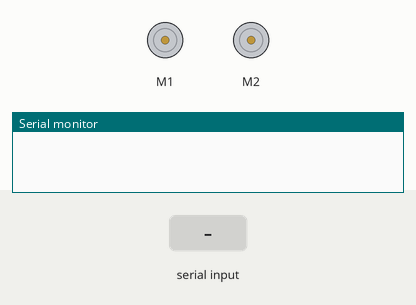
This sketch was run on a simulated Arduino Uno, built with avr-gcc and run on an emulated ATmega328P. Parts: 2 × DC motor (green arrow = forward, orange = backward, longer = faster), the last lines printed to the serial monitor. The inputs (shaded band) are chosen by the test bench.

Above: at 1.2 s.
1.3 s: "W" received over Serial
At 1.6 s:
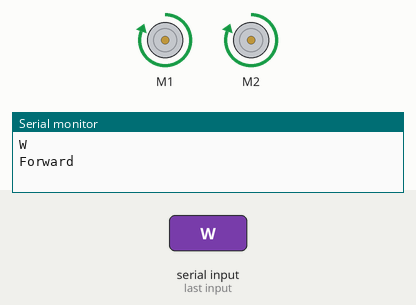
2.8 s: "D" received over Serial
At 3.9 s:
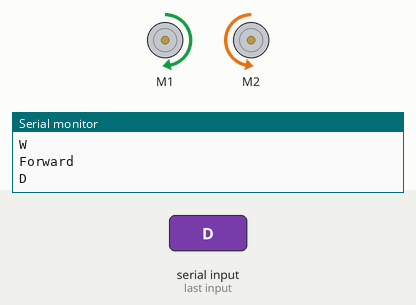
4.3 s: "S" received over Serial
At 5.0 s:
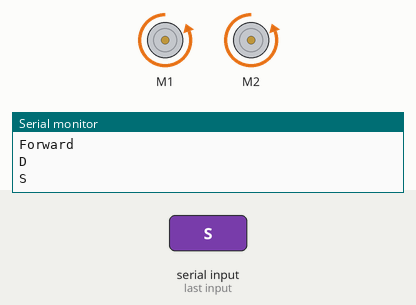
5.8 s: "A" received over Serial
At 6.2 s:
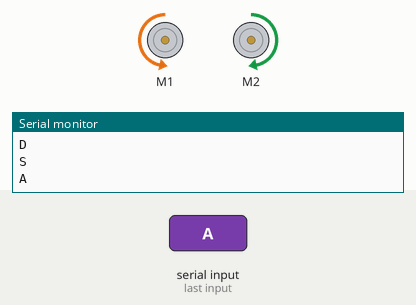
7.3 s: "Z" received over Serial
At 8.5 s:
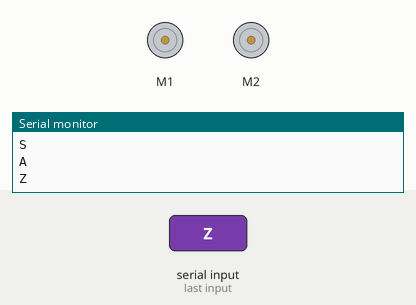
Timing chart, 0 to 9.8 s (numbered marks = the images above; inputs shaded):
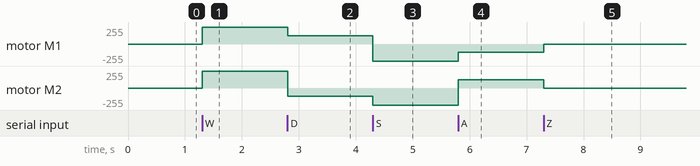

The sketch:

JoystickBot.ino
```cpp
// (licence header left out)
#include <RedBot.h>


RedBotMotors motors;
int motorPower=255;
int pause = 10;


void setup() {
  // put your setup code here, to run once:
  Serial.begin(9600);
}

void loop() {
  // put your main code here, to run repeatedly:
  while (Serial.available()>0)
  {
    char data = Serial.read();
    Serial.println(data);
    if (data == 'W')  forward(motorPower);
    else if (data == 'D')  right(motorPower/2);
    else if (data == 'S')  backward(motorPower);
    else if (data == 'A')  left(motorPower/2);
    else if (data == 'Z')  motors.brake();
    //else motors.brake();

  }//while
  //motors.brake(); //at this point we are not getting data, so stop moving

}//loop

int forward(int myspeed)
{
  Serial.println("Forward");
  motors.drive(200);
  motors.rightMotor(myspeed);
  motors.leftMotor(-myspeed);
  delay(pause);
}//forwared

int backward(int myspeed)
{
  motors.rightMotor(-myspeed);
  motors.leftMotor(myspeed);
  delay(pause);
}//backward

int right(int myspeed)
{
  motors.rightMotor(-myspeed);
  motors.leftMotor(-myspeed);
  delay(pause);
}//forwared

int left(int myspeed)
{
  motors.rightMotor(myspeed);
  motors.leftMotor(myspeed);
  delay(pause);
}//forwared
```

Measured:
- after the input at 1.3 s, motor M1, motor M2: stopped → forward 255/255 at once
- after the input at 2.8 s, motor M1: forward 255/255 → forward 126/255 at once; motor M2: forward 255/255 → backward 126/255 at once
- after the input at 4.3 s, motor M1: forward 126/255 → backward 255/255 at once; motor M2: backward 126/255 → backward 255/255 at once
- after the input at 5.8 s, motor M1: backward 255/255 → backward 126/255 at once; motor M2: backward 255/255 → forward 126/255 at once
- after the input at 7.3 s, motor M1: backward 126/255 → stopped at once; motor M2: forward 126/255 → stopped at once
